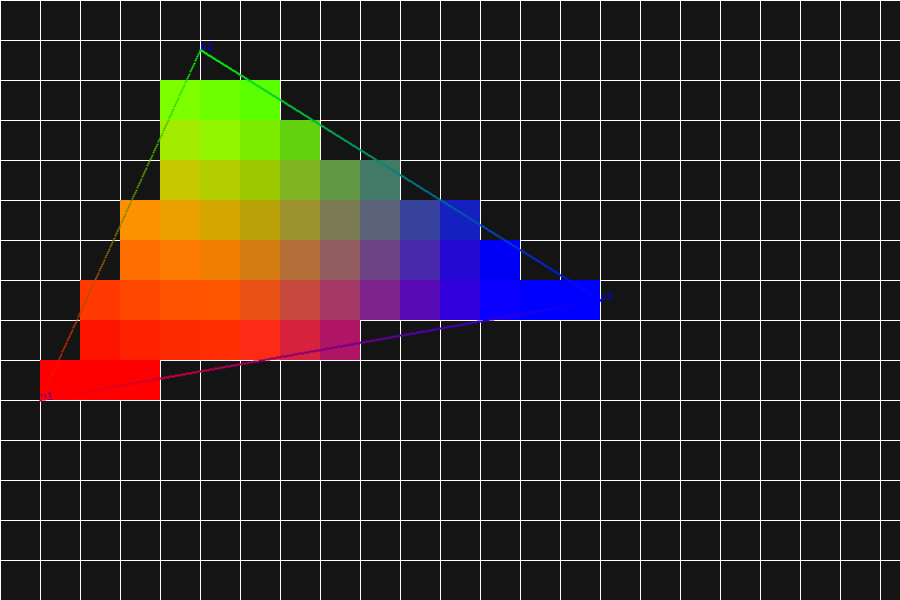
Frame 1 (no input)
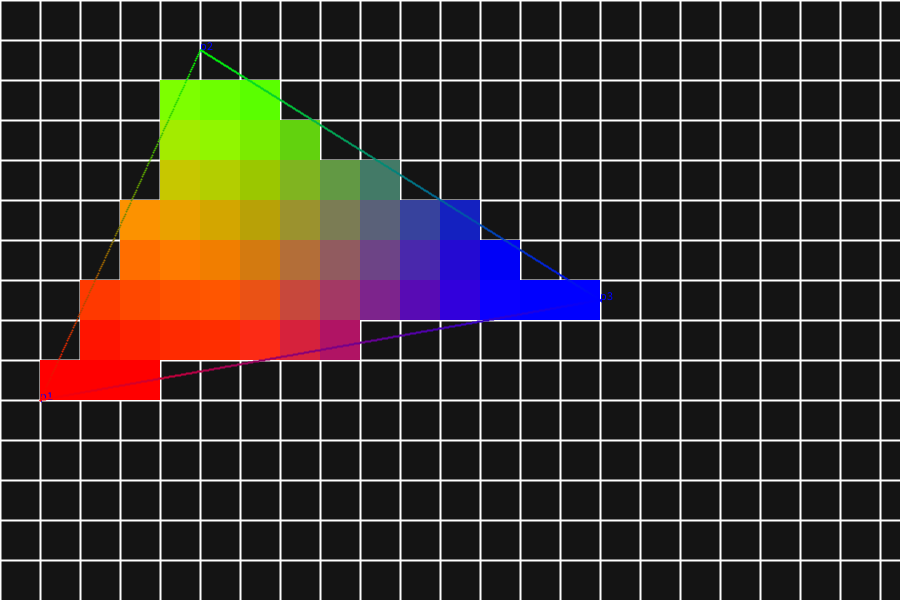
Frame 60 (the mouse pressed at the canvas centre just before this capture)
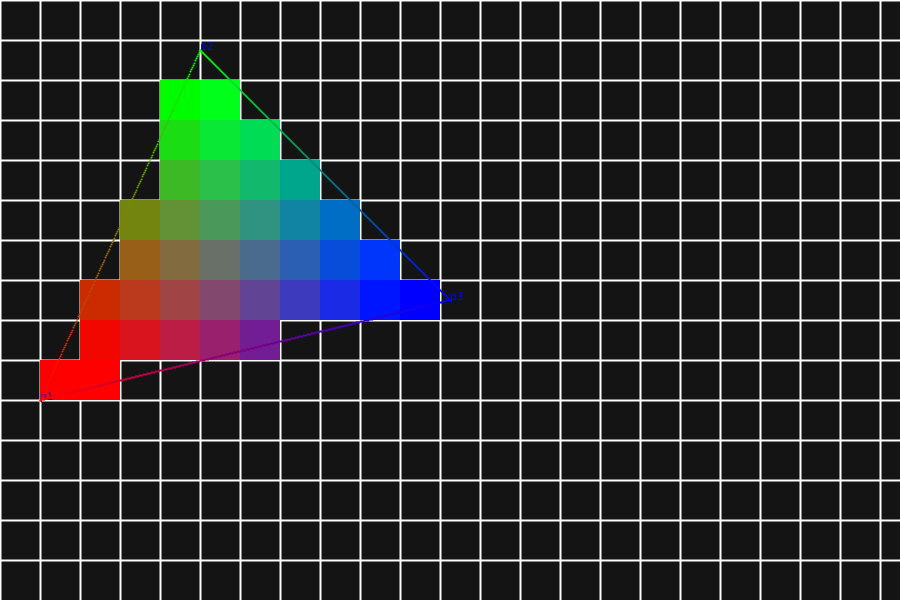
Frame 120 (the mouse held since frame 60 and released just before this capture)

The Processing sketch that drew these frames (run headless with seeded random() and noise(); from frame 60 on, the mouse is pressed at the canvas centre):

// Processing sketch: Taller3
// ── Taller3.pde
boolean drgr=true;

void setup(){
  size(900,600);
  background(20);
}

void draw(){
  background(20);
  if(drgr)
    drawGrid();
  rasterTriangle();
  drawTriangle();
}

void keyPressed(){
  if(key == 'a')
    antialias = !antialias;
  else if(key == '-')
    interval = interval >= 50 ? 50 : interval + 5;
  else if(key == '+')
    interval = interval <= 5 ? 5 : interval - 5;
  else if(key == 'q'){
    antiAliasFactor = antiAliasFactor >= 10 ? 10 : antiAliasFactor + 1; println("anti factor " + antiAliasFactor);}
  else if(key == 'w'){
    antiAliasFactor = antiAliasFactor <= 2 ? 2 : antiAliasFactor - 1; println("anti factor " + antiAliasFactor);}
  else if(key == 'g')
    if(drgr)
      drgr=false;
    else
      drgr=true;
}

// ── Grid.pde
int interval = 40;
int dotDiameter = 3;

void drawGrid(){
  pushStyle();
  stroke(255);
  // Horizontal lines
  for(int i=0; i<height ; i+= interval){
    line(0,i,width,i);
  }
  // Vertical lines
  for(int i=0; i<width ; i+= interval){
    line(i,0,i,height);
  }
  // Dots
  /*
  for(int i=0; i<width ; i+= interval){
    for(int j=0; j<height ; j+= interval){
      circle(i + interval / 2, j + interval / 2, dotDiameter);
    }
    line(0,i,width,i);
  }
  */
  
  popStyle();
}

// ── Raster.pde
float h1,h2,h3;

boolean antialias = false;
int antiAliasFactor = 2;


float areaT(){
  float s,p,a,b,c;
  a=sqrt(pow(P1.x-P2.x,2)+pow(P1.y-P2.y,2));
  b=sqrt(pow(P1.x-P3.x,2)+pow(P1.y-P3.y,2));
  c=sqrt(pow(P2.x-P3.x,2)+pow(P2.y-P3.y,2));
  p=(a+b+c)/2;
  s=sqrt(p*(p-a)*(p-b)*(p-c));
  h1=s*2/a;
  h2=s*2/b;
  h3=s*2/c;
  return s;
}

float areaST(float i, float j){
  float s1,p1,s2,p2,s3,p3,a1,b1,c1,a2,b2,c2,a3,b3,c3,t;
  a1=sqrt(pow(i-P2.x,2)+pow(j-P2.y,2));
  b1=sqrt(pow(i-P3.x,2)+pow(j-P3.y,2));
  c1=sqrt(pow(P2.x-P3.x,2)+pow(P2.y-P3.y,2));
  a2=sqrt(pow(P1.x-i,2)+pow(P1.y-j,2));
  b2=sqrt(pow(P1.x-P3.x,2)+pow(P1.y-P3.y,2));
  c2=sqrt(pow(i-P3.x,2)+pow(j-P3.y,2));
  a3=sqrt(pow(P1.x-P2.x,2)+pow(P1.y-P2.y,2));
  b3=sqrt(pow(P1.x-i,2)+pow(P1.y-j,2));
  c3=sqrt(pow(P2.x-i,2)+pow(P2.y-j,2));
  p1=(a1+b1+c1)/2;
  s1=sqrt(p1*(p1-a1)*(p1-b1)*(p1-c1));
  p2=(a2+b2+c2)/2;
  s2=sqrt(p2*(p2-a2)*(p2-b2)*(p2-c2));
  p3=(a3+b3+c3)/2;
  s3=sqrt(p3*(p3-a3)*(p3-b3)*(p3-c3));
  t=s1+s2+s3;
  return t;
}

float edgeFuction(float v1x, float v1y, float v2x, float v2y, float px,float py){
  return (((v2x-v1x)*(py-v1y))-((v2y-v1y)*(px-v1x)));
}

void rasterTriangle(){
  float triangle=areaT();
  for(int i=0;i<=width;i+=interval){
    for(int j=0;j<=width;j+=interval){
      float ptriangle=areaST(i+interval/2,j+interval/2); 
      if(antialias)
        antiAliasSquare(i,j,interval,triangle);
      else{
        if(round(triangle)==round(ptriangle)){
          
          float p1=(h1-sqrt(pow(i-P1.x,2)+pow(j-P1.y,2)));
          float p2=(h2-sqrt(pow(i-P2.x,2)+pow(j-P2.y,2)));
          float p3=(h3-sqrt(pow(i-P3.x,2)+pow(j-P3.y,2)));
          
          re=(255/(P2.x-P1.x))*(i-P2.x);
          bl=(255/(P3.x-P2.x))*(i-P3.x);
          gr=(255/(P3.x-P1.x))*(i-P3.x);
          fill(p1,p2,p3);
          noStroke();
          square(i,j,interval);
        }
      }
    }
  }
}

void antiAliasSquare(int x, int y, int interval, float triangle){
  int step = interval / antiAliasFactor;
  int count = 0;
  int shade = 0;
  for(int i=x; i<=x+interval; i+= antiAliasFactor){
    for(int j=y; j<=y+interval; j+= antiAliasFactor){
      float ptriangle=areaST(i+step/2,j+interval/2);
      count++;
      if(round(triangle)==round(ptriangle)){
        shade += 255;
        float p1=(h1-sqrt(pow(i-P1.x,2)+pow(j-P1.y,2)));
        float p2=(h2-sqrt(pow(i-P2.x,2)+pow(j-P2.y,2)));
        float p3=(h3-sqrt(pow(i-P3.x,2)+pow(j-P3.y,2)));
        fill(p1,p2,p3,shade/count);
        noStroke();
        square(x,y,interval);
      }
    }
  }
}

// ── Triangle.pde
PVector P1 = new PVector(40, 400), 
  P2 = new PVector(200, 50), 
  P3 = new PVector(600, 300);
  
int selected = 0;

float re,gr,bl,x,y;

void drawTriangle(){
  moveVertex();
  text("p1",P1.x,P1.y);
  text("p2",P2.x,P2.y);
  text("p3",P3.x,P3.y);
  pushStyle();
  stroke(0,220,0);
  strokeWeight(2);
  //P1 = adjustCoordinatesToGrid(P1);
  //P2 = adjustCoordinatesToGrid(P2);
  //P3 = adjustCoordinatesToGrid(P3);
  
  float m12=(P2.y-P1.y)/(P2.x-P1.x);
  for(x=P1.x;x<=P2.x;x++){
    y=(m12*x)+(P1.y-(m12*P1.x));
    gr=(255/(P2.x-P1.x))*(x-P1.x);
    re=(255/(P2.x-P1.x))*(P2.x-x);
    bl=0;
    stroke(re, gr, bl);
    point(x,(m12*x)+(P1.y-(m12*P1.x)));
  }
  float m13=(P3.y-P1.y)/(P3.x-P1.x);
  for(x=P1.x;x<=P3.x;x++){
    y=(m13*x)+(P1.y-(m13*P1.x));
    bl=(255/(P3.x-P1.x))*(x-P1.x);
    gr=0;
    re=(255/(P3.x-P1.x))*(P3.x-x);
    stroke(re, gr, bl);
    point(x,(m13*x)+(P1.y-(m13*P1.x)));
  }
  float m23=(P3.y-P2.y)/(P3.x-P2.x);
  for(x=P2.x;x<=P3.x;x++){
    y=(m23*x)+(P2.y-(m23*P2.x));
    re=0;
    bl=(255/(P3.x-P2.x))*(x-P2.x);
    gr=(255/(P3.x-P2.x))*(P3.x-x);
    stroke(re, gr, bl);
    point(x,(m23*x)+(P2.y-(m23*P2.x)));
  }
  
  
  
  //line(P1.x, P1.y, P2.x, P2.y);
  //line(P2.x, P2.y, P3.x, P3.y);
  //line(P3.x, P3.y, P1.x, P1.y);
  pushStyle();
}


PVector adjustCoordinatesToGrid(PVector v){
  float x = v.x - (v.x % interval) + (interval/2);
  float y = v.y - (v.y % interval) + (interval/2);
  return new PVector(x,y);
}

boolean isInSquare(PVector vertex, int xSquare, int ySquare){
  return (abs(vertex.x - xSquare) <= interval/2) || 
    (abs(vertex.y - ySquare) <= interval/2);
}

void moveVertex(){
  if(selected == 1)
    P1 = new PVector(mouseX, mouseY);
  else if(selected == 2)
    P2 = new PVector(mouseX, mouseY);
  else if(selected == 3)
    P3 = new PVector(mouseX, mouseY);
}

void mousePressed(){
  if(isInSquare(P1, mouseX, mouseY))
    selected = 1;
  else if(isInSquare(P2, mouseX, mouseY))
    selected = 2;
  else if(isInSquare(P3, mouseX, mouseY))
    selected = 3;
  else
    selected = 0;
}

void mouseReleased(){
  selected = 0;
}
